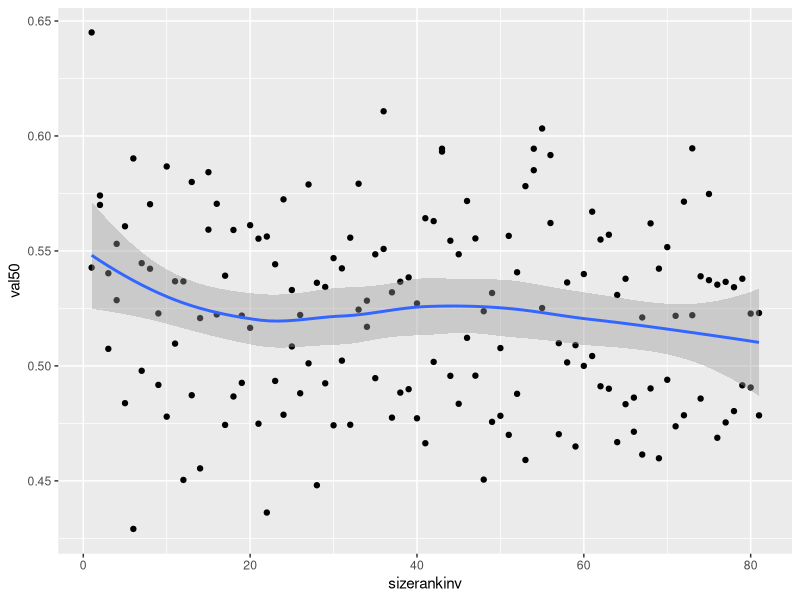
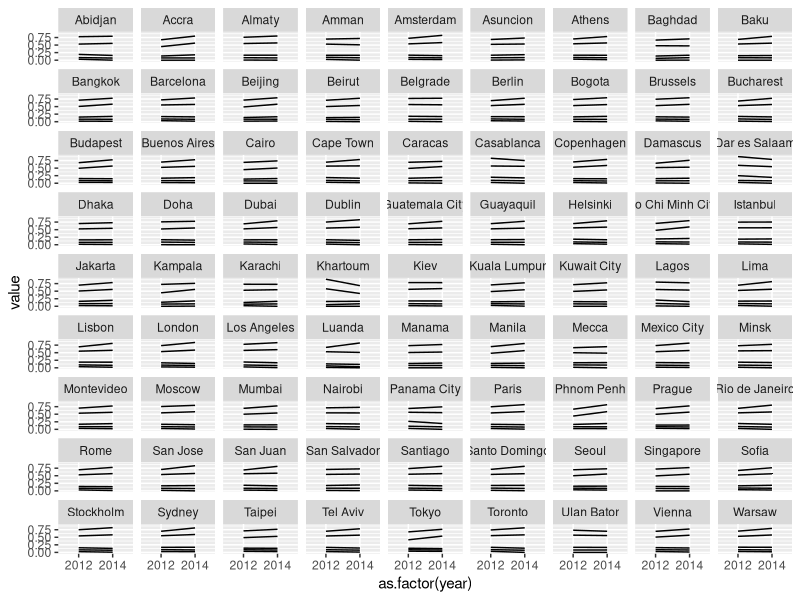

The R script that drew these images, in order:
setwd("~/Desktop/twatl/")
library(ggplot2)

df = read.csv("summary_stats.csv")
n = nrow(df)
df$sizerankinv = rep(c(1:(n/2)),each=2)

ggplot(df,aes(sizerankinv,val50)) + geom_point() +
  stat_smooth()




vals = c("val10","val30","val50","val70","val90")
sats = c("sat10","sat30","sat50","sat70","sat90")
hues = c("hue10","hue30","hue50","hue70","hue90")

collist = append(c("city","year"),hues)

df = df[collist]

library(reshape2)
tmp = melt(df,id.vars=c("city","year"))

ggplot(tmp,aes(as.factor(year),
               value,
               group=variable)) +
  geom_line() +
  facet_wrap(~city)
